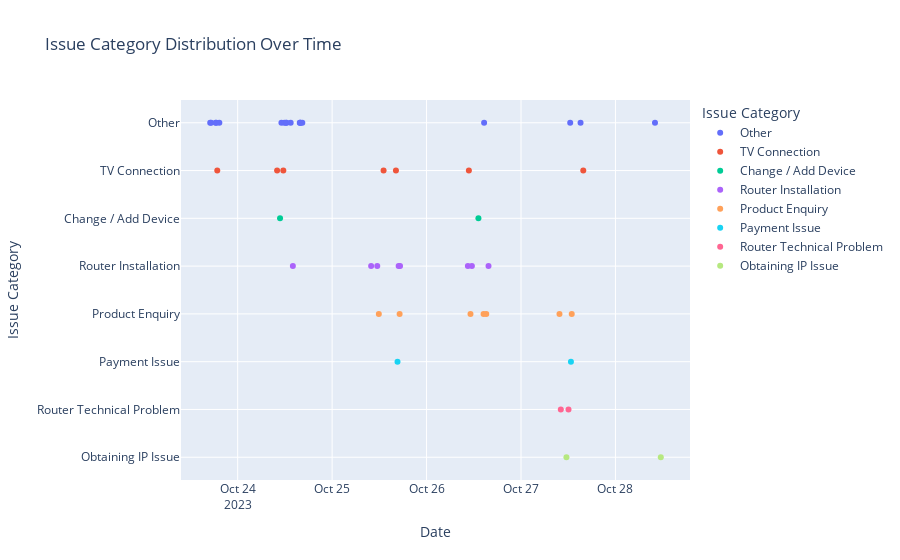

The notebook cell saved with this chart:
### Markdown cell above
#### Plotly

### Code cell
import sqlite3
import pandas as pd
import plotly.express as px

# Connect to SQLite database
conn = sqlite3.connect('transcriptions.db')

# Fetch data from the database
query = "SELECT date, issue_category FROM transcriptions WHERE issue_category IS NOT NULL"
df = pd.read_sql_query(query, conn)

# Convert 'date' column to datetime format
df['date'] = pd.to_datetime(df['date'])

# Create a scatter plot using Plotly
fig = px.scatter(df, x='date', y='issue_category', color='issue_category',
                 title='Issue Category Distribution Over Time',
                 labels={'date': 'Date', 'issue_category': 'Issue Category'})

# Show the plot
fig.show()

### Figure 1 — Plotly figure (JSON) as saved in the notebook; plotly's stock layout.template omitted (floating-point values rounded to 4 significant figures)
{"data": [{"hovertemplate": "Issue Category=%{y}<br>Date=%{x}<extra></extra>", "legendgroup": "Other", "marker": {"color": "#636efa", "symbol": "circle"}, "mode": "markers", "name": "Other", "orientation": "v", "showlegend": true, "type": "scatter", "x": ["2023-10-23T17:01:03", "2023-10-23T17:14:53", "2023-10-23T18:23:25", "2023-10-23T18:33:23", "2023-10-23T19:20:24", "2023-10-24T11:07:08", "2023-10-24T11:52:11", "2023-10-24T12:17:17", "2023-10-24T12:26:22", "2023-10-24T13:28:05", "2023-10-24T15:46:44", "2023-10-24T15:52:41", "2023-10-24T15:58:38", "2023-10-24T16:25:20", "2023-10-26T14:37:26", "2023-10-27T12:30:20", "2023-10-27T15:07:46", "2023-10-28T10:02:46"], "xaxis": "x", "y": ["Other", "Other", "Other", "Other", "Other", "Other", "Other", "Other", "Other", "Other", "Other", "Other", "Other", "Other", "Other", "Other", "Other", "Other"], "yaxis": "y"}, {"hovertemplate": "Issue Category=%{y}<br>Date=%{x}<extra></extra>", "legendgroup": "TV Connection", "marker": {"color": "#EF553B", "symbol": "circle"}, "mode": "markers", "name": "TV Connection", "orientation": "v", "showlegend": true, "type": "scatter", "x": ["2023-10-23T18:48:51", "2023-10-24T10:01:06", "2023-10-24T11:35:40", "2023-10-25T13:04:46", "2023-10-25T16:12:58", "2023-10-26T10:45:14", "2023-10-27T15:49:38"], "xaxis": "x", "y": ["TV Connection", "TV Connection", "TV Connection", "TV Connection", "TV Connection", "TV Connection", "TV Connection"], "yaxis": "y"}, {"hovertemplate": "Issue Category=%{y}<br>Date=%{x}<extra></extra>", "legendgroup": "Change / Add Device", "marker": {"color": "#00cc96", "symbol": "circle"}, "mode": "markers", "name": "Change / Add Device", "orientation": "v", "showlegend": true, "type": "scatter", "x": ["2023-10-24T10:45:56", "2023-10-26T13:10:39"], "xaxis": "x", "y": ["Change / Add Device", "Change / Add Device"], "yaxis": "y"}, {"hovertemplate": "Issue Category=%{y}<br>Date=%{x}<extra></extra>", "legendgroup": "Router Installation", "marker": {"color": "#ab63fa", "symbol": "circle"}, "mode": "markers", "name": "Router Installation", "orientation": "v", "showlegend": true, "type": "scatter", "x": ["2023-10-24T14:01:17", "2023-10-25T09:55:09", "2023-10-25T11:28:14", "2023-10-25T16:54:28", "2023-10-25T17:15:41", "2023-10-26T10:29:49", "2023-10-26T11:31:04", "2023-10-26T15:44:33"], "xaxis": "x", "y": ["Router Installation", "Router Installation", "Router Installation", "Router Installation", "Router Installation", "Router Installation", "Router Installation", "Router Installation"], "yaxis": "y"}, {"hovertemplate": "Issue Category=%{y}<br>Date=%{x}<extra></extra>", "legendgroup": "Product Enquiry", "marker": {"color": "#FFA15A", "symbol": "circle"}, "mode": "markers", "name": "Product Enquiry", "orientation": "v", "showlegend": true, "type": "scatter", "x": ["2023-10-25T11:52:14", "2023-10-25T17:09:07", "2023-10-26T11:09:39", "2023-10-26T14:29:05", "2023-10-26T15:10:32", "2023-10-27T09:46:30", "2023-10-27T12:53:38"], "xaxis": "x", "y": ["Product Enquiry", "Product Enquiry", "Product Enquiry", "Product Enquiry", "Product Enquiry", "Product Enquiry", "Product Enquiry"], "yaxis": "y"}, {"hovertemplate": "Issue Category=%{y}<br>Date=%{x}<extra></extra>", "legendgroup": "Payment Issue", "marker": {"color": "#19d3f3", "symbol": "circle"}, "mode": "markers", "name": "Payment Issue", "orientation": "v", "showlegend": true, "type": "scatter", "x": ["2023-10-25T16:37:06", "2023-10-27T12:41:13"], "xaxis": "x", "y": ["Payment Issue", "Payment Issue"], "yaxis": "y"}, {"hovertemplate": "Issue Category=%{y}<br>Date=%{x}<extra></extra>", "legendgroup": "Router Technical Problem", "marker": {"color": "#FF6692", "symbol": "circle"}, "mode": "markers", "name": "Router Technical Problem", "orientation": "v", "showlegend": true, "type": "scatter", "x": ["2023-10-27T10:06:59", "2023-10-27T12:04:17"], "xaxis": "x", "y": ["Router Technical Problem", "Router Technical Problem"], "yaxis": "y"}, {"hovertemplate": "Issue Category=%{y}<br>Date=%{x}<extra></extra>", "legendgroup": "Obtaining IP Issue", "marker": {"color": "#B6E880", "symbol": "circle"}, "mode": "markers", "name": "Obtaining IP Issue", "orientation": "v", "showlegend": true, "type": "scatter", "x": ["2023-10-27T11:32:52", "2023-10-28T11:31:33"], "xaxis": "x", "y": ["Obtaining IP Issue", "Obtaining IP Issue"], "yaxis": "y"}], "layout": {"legend": {"title": {"text": "Issue Category"}, "tracegroupgap": 0}, "title": {"text": "Issue Category Distribution Over Time"}, "xaxis": {"anchor": "y", "domain": [0, 1], "title": {"text": "Date"}}, "yaxis": {"anchor": "x", "categoryarray": ["Obtaining IP Issue", "Router Technical Problem", "Payment Issue", "Product Enquiry", "Router Installation", "Change / Add Device", "TV Connection", "Other"], "categoryorder": "array", "domain": [0, 1], "title": {"text": "Issue Category"}}}}
